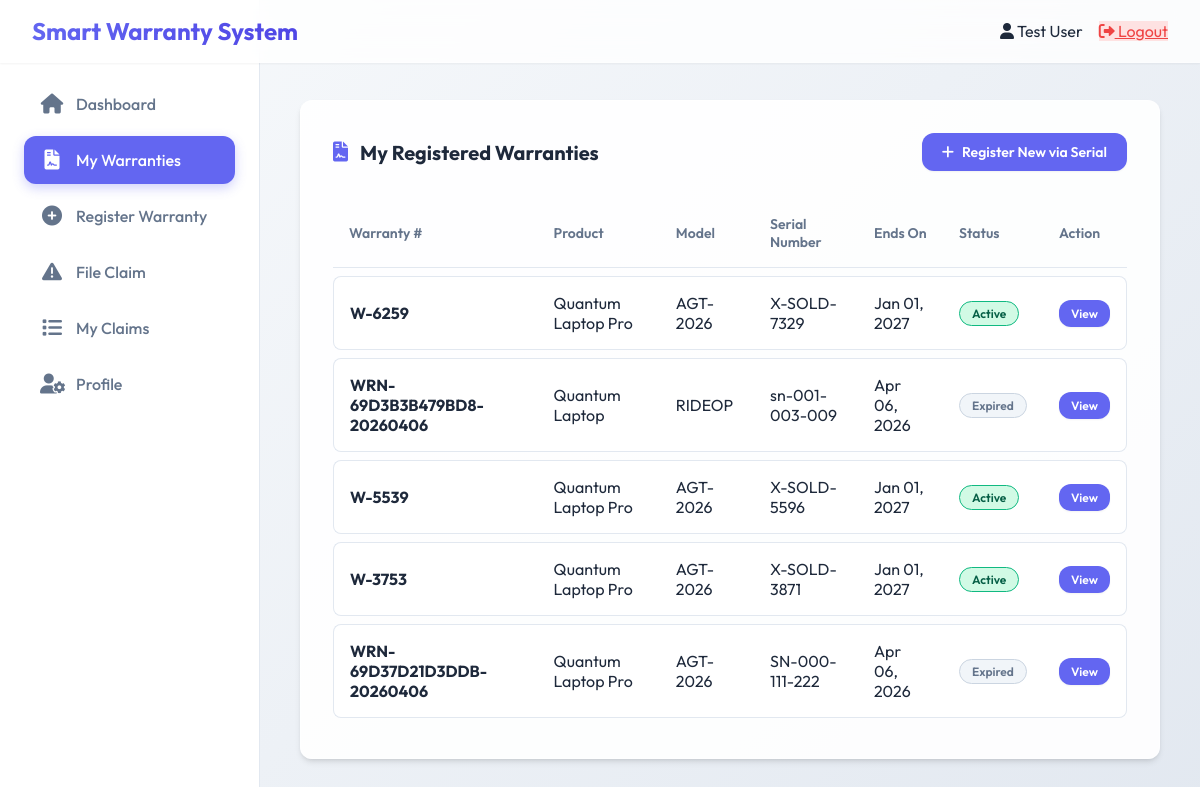
/client/warranties.php (signed in), run on the app's committed database.
### tables this page shows
CREATE TABLE `warranty_registrations` (
  `id` int(11) NOT NULL,
  `warranty_number` varchar(50) NOT NULL,
  `user_id` int(11) NOT NULL,
  `product_id` int(11) NOT NULL,
  `serial_number` varchar(100) NOT NULL,
  `purchase_date` date NOT NULL,
  `purchase_price` decimal(10,2) DEFAULT 0.00,
  `quantity` int(11) DEFAULT 1,
  `warranty_start_date` date NOT NULL,
  `warranty_end_date` date NOT NULL,
  `purchase_receipt` varchar(255) DEFAULT NULL,
  `status` enum('active','expired','voided') NOT NULL DEFAULT 'active',
  `created_at` timestamp NOT NULL DEFAULT current_timestamp()
);

CREATE TABLE `products` (
  `id` int(11) NOT NULL,
  `product_name` varchar(100) NOT NULL,
  `model_number` varchar(50) NOT NULL,
  `brand` varchar(50) NOT NULL,
  `price` decimal(10,2) DEFAULT 0.00,
  `warranty_period_months` int(11) NOT NULL,
  `warranty_terms` text DEFAULT NULL,
  `created_at` timestamp NOT NULL DEFAULT current_timestamp()
);

### client/warranties.php (the view, shortened to what this page needs)
<?php
require_once '../config.php';
$user_id = (int)$_SESSION['user_id'];
$warranties = $pdo->query("
    SELECT wr.*, p.product_name, p.model_number, p.brand
    FROM warranty_registrations wr
    JOIN products p ON wr.product_id = p.id
    WHERE wr.user_id = $user_id
    ORDER BY wr.created_at DESC
")->fetchAll();
require_once '../includes/header.php';
require_once '../includes/sidebar.php';
?>
<div class="main-content">
    <div class="section">
        <div style="display:flex; justify-content:space-between; align-items:center; margin-bottom:20px;">
            <h2 style="margin:0;"><i class="fas fa-file-contract"></i> My Registered Warranties</h2>
            <a href="check_warranty.php" class="btn"><i class="fas fa-plus"></i> Register New via Serial</a>
        </div>
        <div style="overflow-x: auto;">
            <table>
                <thead>
                    <tr>
                        <th>Warranty #</th>
                        <th>Product</th>
                        <th>Model</th>
                        <th>Serial Number</th>
                        <th>Ends On</th>
                        <th>Status</th>
                        <th>Action</th>
                    </tr>
                </thead>
                <tbody>
                    <?php if(count($warranties) > 0): ?>
                        <?php foreach($warranties as $warranty): ?>
                            <tr>
                                <td><strong><?php echo htmlspecialchars($warranty['warranty_number']); ?></strong></td>
                                <td><?php echo htmlspecialchars($warranty['product_name']); ?></td>
                                <td><?php echo htmlspecialchars($warranty['model_number']); ?></td>
                                <td><?php echo htmlspecialchars($warranty['serial_number']); ?></td>
                                <td><?php echo date('M d, Y', strtotime($warranty['warranty_end_date'])); ?></td>
                                <td>
                                    <?php
                                        $is_active = strtotime($warranty['warranty_end_date']) >= strtotime(date('Y-m-d'));
                                        $statusClass = $is_active ? 'active' : 'expired';
                                        $statusText = $is_active ? 'Active' : 'Expired';
                                    ?>
                                    <span class="status status-<?php echo $statusClass; ?>"><?php echo $statusText; ?></span>
                                </td>
                                <td><a href="view_warranty.php?id=<?php echo htmlspecialchars($warranty['id']); ?>" class="btn btn-sm">View</a></td>
                            </tr>
                        <?php endforeach; ?>
                    <?php else: ?>
                        <tr><td colspan="7" class="empty-state">No warranties registered yet.</td></tr>
                    <?php endif; ?>
                </tbody>
            </table>
        </div>
    </div>
</div>
<?php require_once '../includes/footer.php'; ?>

### assets/css/style.css (style rules this page uses)
* { margin: 0; padding: 0; box-sizing: border-box; }
:root { --primary: #6366f1; --primary-dark: #4f46e5; --secondary: #64748b; --success: #10b981; --warning: #f59e0b; --danger: #ef4444; --info: #0ea5e9; --bg-main: #f8fafc; --bg-card: rgba(255, 255, 255, 0.9); --text-main: #1e293b; --text-muted: #64748b; --shadow-sm: 0 1px 2px 0 rgb(0 0 0 / 0.05); --shadow: 0 4px 6px -1px rgb(0 0 0 / 0.1), 0 2px 4px -2px rgb(0 0 0 / 0.1); --shadow-lg: 0 10px 15px -3px rgb(0 0 0 / 0.1), 0 4px 6px -4px rgb(0 0 0 / 0.1); --radius: 12px; }
body { font-family: 'Outfit', sans-serif; background: linear-gradient(135deg, #f8fafc 0%, #e2e8f0 100%); color: var(--text-main); min-height: 100vh; }
.main-content { margin-left: 260px; padding: 100px 2.5rem 3rem; min-height: 100vh; width: calc(100% - 260px); }
.section { background: var(--bg-card); padding: 2rem; border-radius: var(--radius); box-shadow: var(--shadow); margin-bottom: 2.5rem; border: 1px solid rgba(255, 255, 255, 0.5); overflow-x: auto; }
.section h2 { font-size: 1.25rem; font-weight: 700; margin-bottom: 1.5rem; display: flex; align-items: center; gap: 0.75rem; }
.section h2 i { color: var(--primary); }
table { width: 100%; border-collapse: separate; border-spacing: 0 0.5rem; }
th { text-align: left; padding: 1rem; color: var(--text-muted); font-weight: 600; font-size: 0.875rem; border-bottom: 1px solid #e2e8f0; }
td { padding: 1rem; background: white; border-top: 1px solid #e2e8f0; border-bottom: 1px solid #e2e8f0; }
td:first-child { border-left: 1px solid #e2e8f0; border-top-left-radius: 8px; border-bottom-left-radius: 8px; }
td:last-child { border-right: 1px solid #e2e8f0; border-top-right-radius: 8px; border-bottom-right-radius: 8px; }
.status { padding: 0.25rem 0.75rem; border-radius: 9999px; font-size: 0.75rem; font-weight: 600; display: inline-flex; align-items: center; white-space: nowrap; }
.status-active { background: #d1fae5; color: #065f46; border: 1px solid #10b981; }
.status-expired { background: #f1f5f9; color: #64748b; border: 1px solid #cbd5e1; }
.btn { display: inline-flex; align-items: center; gap: 0.5rem; padding: 0.625rem 1.25rem; font-weight: 600; border-radius: var(--radius); cursor: pointer; text-decoration: none; border: none; font-size: 0.875rem; background: var(--primary); color: white; box-shadow: 0 1px 2px rgba(0, 0, 0, 0.05); }
.btn-sm { padding: 0.375rem 0.75rem; font-size: 0.75rem; }

### data on the page
warranty_registrations: warranty_number "W-6259", product.product_name "Quantum Laptop Pro", product.model_number "AGT-2026", serial_number "X-SOLD-7329", warranty_end_date "Jan 01, 2027"
warranty_registrations: warranty_number "WRN-69D3B3B479BD8-20260406", product.product_name "Quantum Laptop", product.model_number "RIDEOP", serial_number "sn-001-003-009", warranty_end_date "Apr 06, 2026"
warranty_registrations: warranty_number "W-5539", product.product_name "Quantum Laptop Pro", product.model_number "AGT-2026", serial_number "X-SOLD-5596", warranty_end_date "Jan 01, 2027"
warranty_registrations: warranty_number "W-3753", product.product_name "Quantum Laptop Pro", product.model_number "AGT-2026", serial_number "X-SOLD-3871", warranty_end_date "Jan 01, 2027"
warranty_registrations: warranty_number "WRN-69D37D21D3DDB-20260406", product.product_name "Quantum Laptop Pro", product.model_number "AGT-2026", serial_number "SN-000-111-222", warranty_end_date "Apr 06, 2026"

### other printed values
$site_name "Smart Warranty System"
$_SESSION['full_name'] "Test User"
